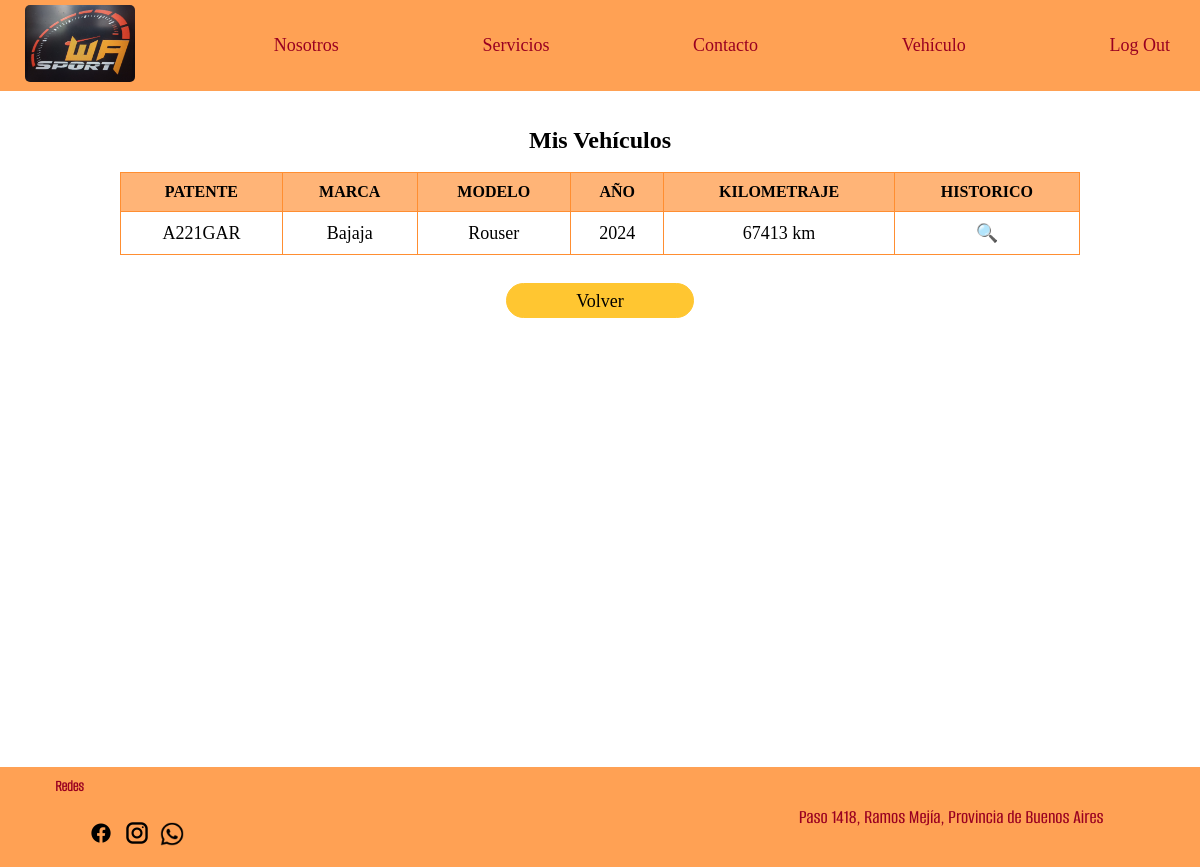
The page /vehiculo_cliente.php (signed in) on the database its author committed.
### tables this page shows
CREATE TABLE `vehiculos` (
  `vehiculo_patente` varchar(10) NOT NULL,
  `cliente_DNI` varchar(10) NOT NULL,
  `vehiculo_marca` varchar(10) NOT NULL,
  `vehiculo_modelo` varchar(10) NOT NULL,
  `vehiculo_anio` varchar(4) DEFAULT NULL,
  `vehiculo_color` varchar(10) DEFAULT NULL,
  `vehiculo_motor` varchar(10) DEFAULT NULL
);

### vehiculo_cliente.php (the view, shortened to what this page needs)
<?php
require_once 'conexion_base.php';
$dni = $_SESSION['cliente_dni'];
$stmt = $conexion->prepare("SELECT * FROM vehiculos WHERE cliente_DNI = :dni");
$stmt->execute(['dni' => $dni]);
$vehiculos = $stmt->fetchAll(PDO::FETCH_ASSOC);
$sinVehiculos = count($vehiculos) === 0;
?>
<!DOCTYPE html>
<html lang="es">
<head>
    <link rel="stylesheet" href="estilopagina.css?v=<?= time() ?>">
</head>
<body>
    <?php include("nav_cli.php"); ?>
    <br>
    <section class="veh_cli">
        <br>
            <h2>Mis Vehículos</h2>
        <section  >
            <?php if ($sinVehiculos): ?>
                <dialog open>
                    <p><strong>No tiene vehículos registrados.</strong></p>
                    <form method="get" action="modificacion_cliente.php">
                        <button type="submit">Volver</button>
                    </form>
                    <form method="get" action="registro_vehiculo.php">
                        <button type="submit">Registrar Vehículo</button>
                    </form>
                </dialog>
            <?php else: ?>
            <br>
                <table class="vehcli_tab">
                    <thead>
                        <tr>
                            <th>PATENTE</th>
                            <th>MARCA</th>
                            <th>MODELO</th>
                            <th>AÑO</th>
                            <th>KILOMETRAJE</th>
                            <th>HISTORICO</th>
                        </tr>
                    </thead>
                    <?php foreach ($vehiculos as $vehiculo): ?>
                        <?php
                        $stmtKm = $conexion->prepare(" SELECT orden_kilometros
                            FROM orden_trabajo ot
                            JOIN ordenes o ON ot.orden_numero = o.orden_numero
                            WHERE o.vehiculo_patente = :patente
                            ORDER BY o.orden_fecha DESC
                            LIMIT 1
                        ");
                        $stmtKm->execute(['patente' => $vehiculo['vehiculo_patente']]);
                        $km = $stmtKm->fetchColumn();
                        ?>
                        <tr>
                            <td><?= htmlspecialchars($vehiculo['vehiculo_patente']) ?></td>
                            <td><?= htmlspecialchars($vehiculo['vehiculo_marca']) ?></td>
                            <td><?= htmlspecialchars($vehiculo['vehiculo_modelo']) ?></td>
                            <td><?= htmlspecialchars($vehiculo['vehiculo_anio']) ?></td>
                            <td><?= $km ? htmlspecialchars($km) . ' km' : 'Sin datos' ?></td>
                            <td>
                                <a href="historico_vehiculo_cliente.php?patente=<?= urlencode($vehiculo['vehiculo_patente']) ?>"
                                class="boton_historial" title="Ver histórico"> 🔍
                                </a>
                            </td>
                        </tr>
                    <?php endforeach; ?>
                </table>
                <br>
        </section>
                <div style="text-align:center;">
                    <a href="modificacion_cliente.php" class="solicitar_mod">Volver</a>
                </div>
            <?php endif; ?>
    </section>
    <br>
    <?php include("piedepagina.php"); ?>
</body>
</html>

### estilopagina.css (style rules this page uses)
* { margin: 0; padding: 0; box-sizing: border-box; }
html, body { width: 100%; height: 100%; }
.boton_historial { text-decoration: none; }
.solicitar_mod { display: inline-block; text-align: center; line-height: 35px; text-decoration: none; border-radius: 40px; background-color: #FFC631; border: 1px solid #FFC631; margin: 10px 5px; width: 188px; height: 35px; font-family: 'Big_Shoulders_Medium'; font-size: 18px; color: black; cursor: pointer; }
.veh_cli { min-height: 80vh; }
.veh_cli h2 { font-family: 'Big_Shoulders_ExtraBold'; text-align: center; }
.vehcli_tab { width: 80%; margin: 0 auto; border-collapse: collapse; }
.vehcli_tab th, .vehcli_tab td { border: 1px solid #FF8E31; padding: 10px; font-family: 'Big_Shoulders_Regular'; font-size: 18px; text-align: center; }
.vehcli_tab th { background-color: #ff8e31a8; font-weight: bold; font-size: 16px; }
.boton_historial { text-decoration: none; border: none; }

### rows shown on the page
vehiculos: vehiculo_patente "A221GAR", vehiculo_marca "Bajaja", vehiculo_modelo "Rouser", vehiculo_anio "2024", km "67413"
